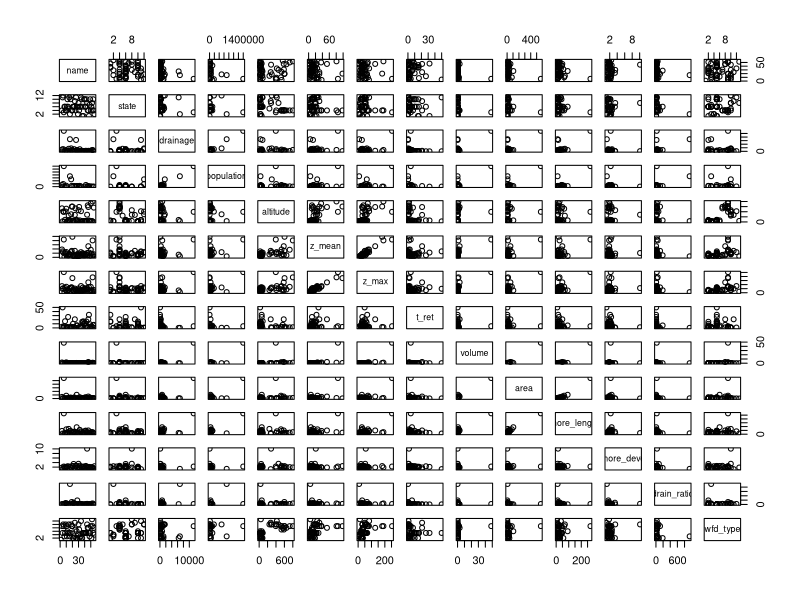
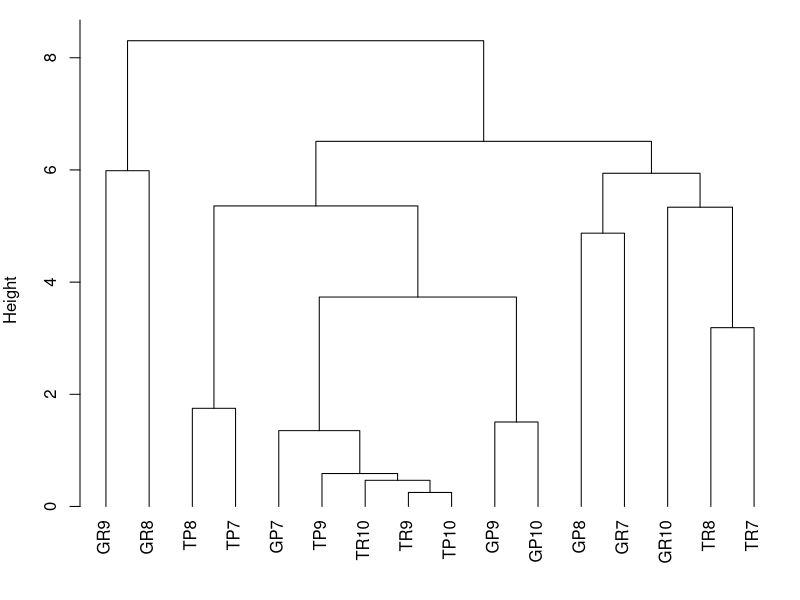
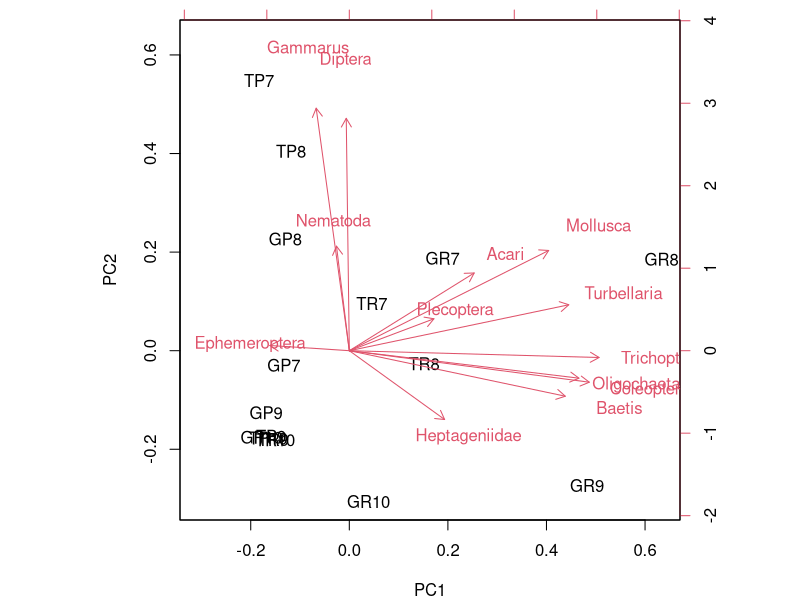
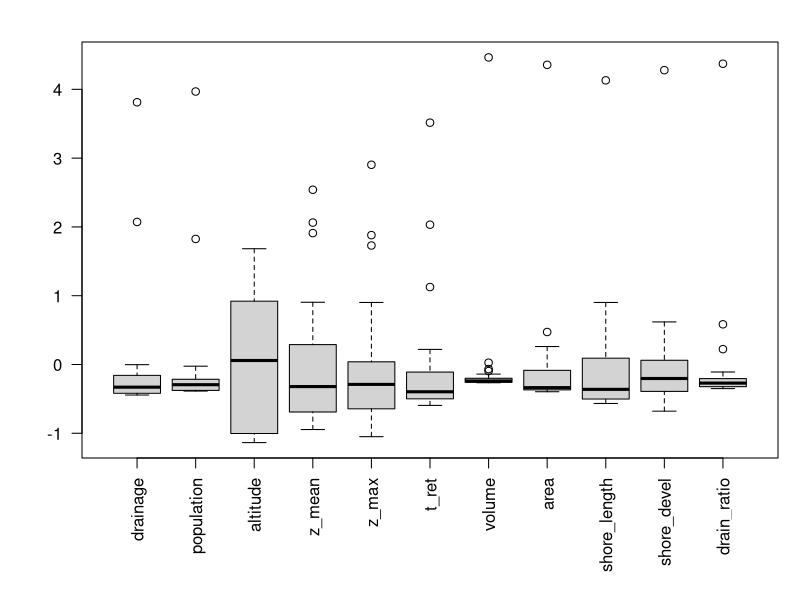
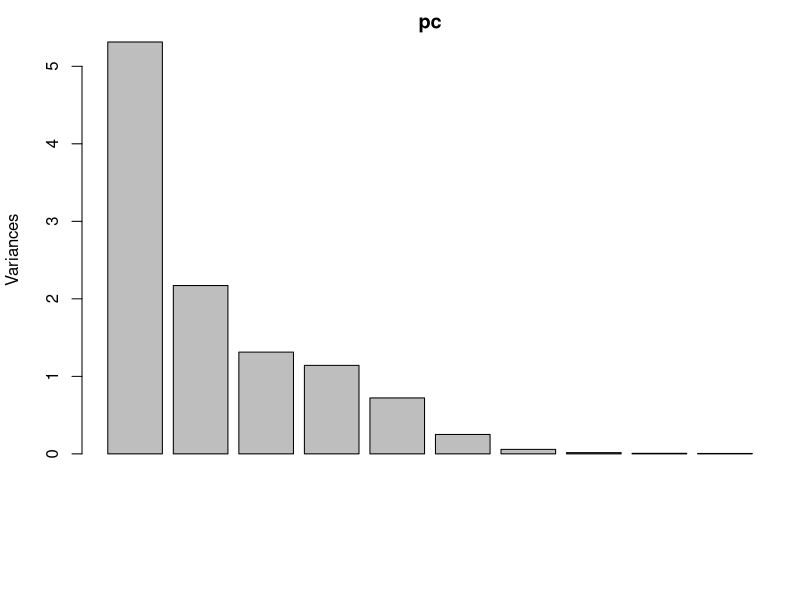
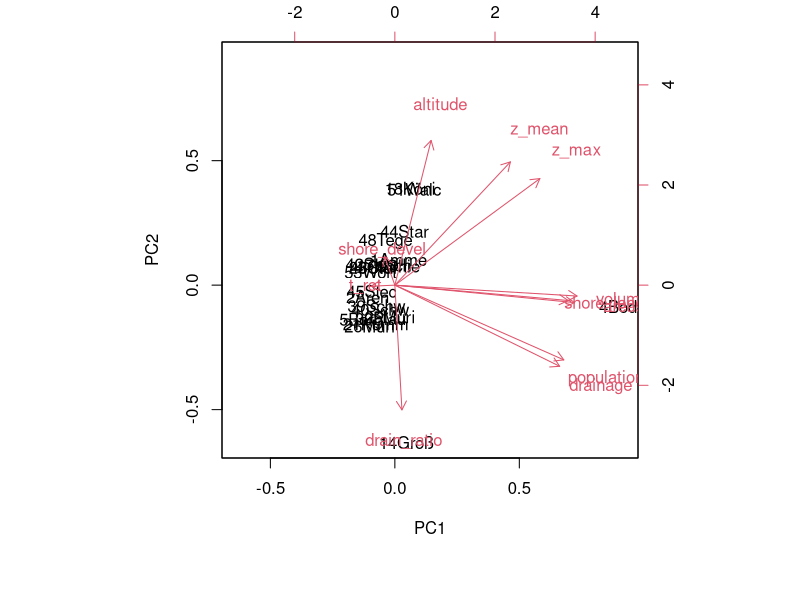
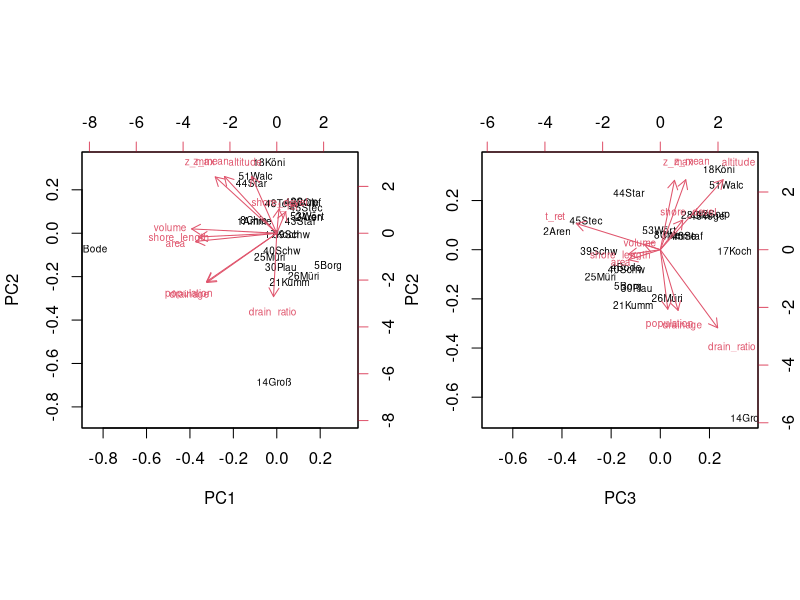
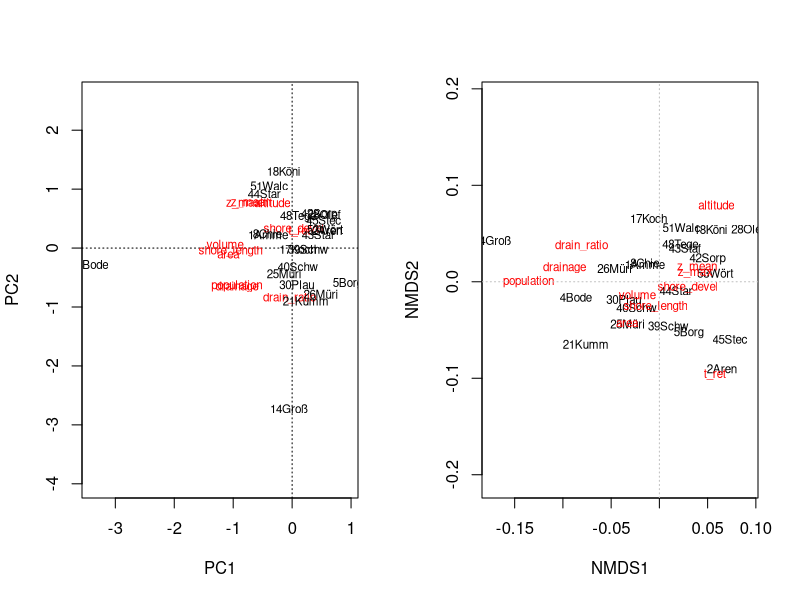

These charts were generated, in order, by the following R code:
## ---- chunk 1
## this code chunk sets some technical details, it is not shown to the user
library("readxl")
library("vegan")
library("knitr")
library("kableExtra")
#knitr::opts_chunk$set(echo = TRUE, eval=FALSE)
knitr::opts_chunk$set(echo = TRUE, eval=TRUE)
#setupKnitr(autoprint = TRUE)
## ---- chunk 2
library("readxl") # read Excel files directly
lakes <- as.data.frame(
  read_excel("../data/3_tab_kenndaten-ausgew-seen-d_2021-04-08.xlsx", sheet="Tabelle1", skip=3)
)
names(lakes) <- c("name", "state", "drainage", "population", "altitude", 
                  "z_mean", "z_max", "t_ret", "volume", "area", "shore_length", 
                  "shore_devel", "drain_ratio", "wfd_type")
str(lakes)
## ---- chunk 3
plot(lakes)
## ---- chunk 4
benthos <- read.csv("../data/gauernitz.csv") 
kable(benthos[-(2:4)])
## ---- chunk 5
library("vegan")
species <- benthos[c("Mollusca", "Diptera", "Baetis", "Plecoptera", 
                     "Coleoptera", "Turbellaria", "Heptageniidae",
                     "Ephemeroptera", "Gammarus", "Trichoptera", 
                     "Acari", "Nematoda", "Oligochaeta")]
div <- data.frame(
  shannon = diversity(species, index="shannon"),
  simpson = diversity(species, index="simpson"),
  invsimpson = diversity(species, index="invsimpson"),
  eveness = diversity(species, index="shannon") / log(ncol(species)),
  fisher_alpha = fisher.alpha(species)
)
div <- lapply(div, round, 2)
kable(cbind(benthos[c("Site", "Habitat", "Stream", "Flood")], div))
## ---- chunk 6
par(mar=c(1,4,1,1))
rownames(species) <- benthos$Site
plot(hclust(dist(scale(species))), hang=-1, main="")
## ---- chunk 7
par(mar=c(4,4,1,1))
biplot(prcomp(scale(species)))
## ---- chunk 8
library("readxl") # read Excel files directly
library("vegan")  # multivariate statistics in ecology
lakes <- as.data.frame(
  read_excel("../data/3_tab_kenndaten-ausgew-seen-d_2021-04-08.xlsx", sheet="Tabelle1", skip=3)
)
names(lakes) <- c("name", "state", "drainage", "population", "altitude", 
                  "z_mean", "z_max", "t_ret", "volume", "area", "shore_length", 
                  "shore_devel", "drain_ratio", "wfd_type")
rownames(lakes) <- paste0(1:nrow(lakes), substr(lakes$name, 1, 4))
## ---- chunk 9
valid_columns <- c("drainage", "population", "altitude", "z_mean",
                   "z_max", "t_ret", "volume", "area", "shore_length", 
                   "shore_devel", "drain_ratio")

dat <- lakes[valid_columns]
dat <- na.omit(dat)
## ---- chunk 10
par(mfrow = c(1, 1))
par(mar = c(7, 4, 2, 1) + .1)
boxplot(scale(dat), las = 2)
## ---- chunk 11
pc <- prcomp(scale(dat))
summary(pc)
plot(pc)
biplot(pc)
## ---- chunk 12
dat2 <- sqrt(dat)
pc2 <- prcomp(scale(dat2))
summary(pc2)
## ---- chunk 13
par(mfrow=c(1,2))
par(mar=c(5, 4, 4, 2) + 0.1)
biplot(pc2, cex=0.6)
biplot(pc2, cex=0.6, choices=c(3, 2))
## ---- chunk 14
pc3 <- rda(dat2, scale = TRUE)
summary(pc3)
## ---- chunk 15
plot(pc3)

## ---- chunk 16
md <- metaMDS(dat2, scale = TRUE, distance = "euclid", trace=FALSE)
plot(md, type="text")
abline(h=0, col="grey", lty="dotted")
abline(v=0, col="grey", lty="dotted")
## ---- chunk 17
par(mfrow=c(1,2))
hc <- hclust(dist(scale(dat2)), method="complete") # the default
plot(hc)

hc2 <- hclust(dist(scale(dat2)), method="ward.D2")
plot(hc2)
## ---- chunk 18
plot(hc, hang = -1)    # -1: extend vertical lines to the bottom
rect.hclust(hc, 5)
grp <- cutree(hc, 5)
# grp                  # can be used to show the groups
## ---- chunk 19
plot(md, type = "n")
text(md$points, row.names(dat2), col = grp)
